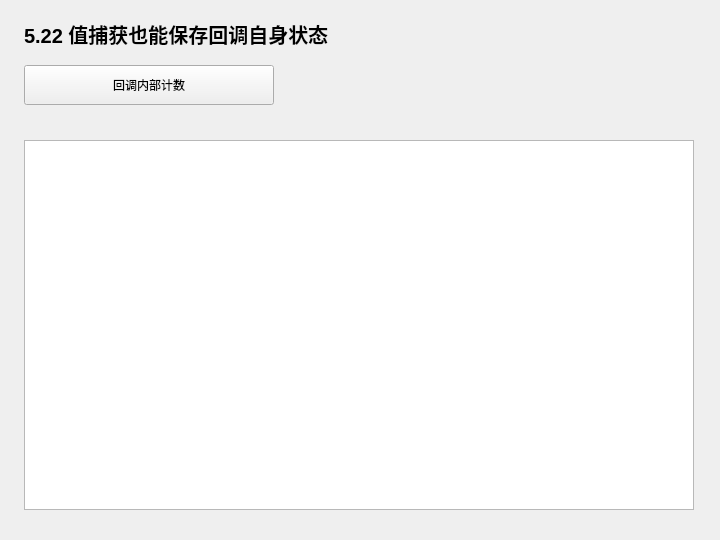
<?xml version="1.0" encoding="UTF-8"?>
<ui version="4.0">
 <class>Widget</class>
 <widget class="QWidget" name="Widget">
  <property name="geometry">
   <rect>
    <x>0</x>
    <y>0</y>
    <width>720</width>
    <height>540</height>
   </rect>
  </property>
  <property name="windowTitle">
   <string>5.22 值捕获也能保存回调自身状态</string>
  </property>
  <widget class="QLabel" name="headingLabel">
   <property name="geometry">
    <rect>
     <x>24</x>
     <y>18</y>
     <width>670</width>
     <height>32</height>
    </rect>
   </property>
   <property name="text">
    <string>5.22 值捕获也能保存回调自身状态</string>
   </property>
   <property name="font">
    <font>
     <pointsize>15</pointsize>
     <bold>true</bold>
    </font>
   </property>
  </widget>
  <widget class="QPlainTextEdit" name="outputEdit">
   <property name="geometry">
    <rect>
     <x>24</x>
     <y>140</y>
     <width>670</width>
     <height>370</height>
    </rect>
   </property>
   <property name="readOnly">
    <bool>true</bool>
   </property>
  </widget>
  <widget class="QPushButton" name="runButton">
   <property name="geometry">
    <rect>
     <x>24</x>
     <y>65</y>
     <width>250</width>
     <height>40</height>
    </rect>
   </property>
   <property name="text">
    <string>回调内部计数</string>
   </property>
  </widget>
 </widget>
 <resources />
 <connections />
</ui>
